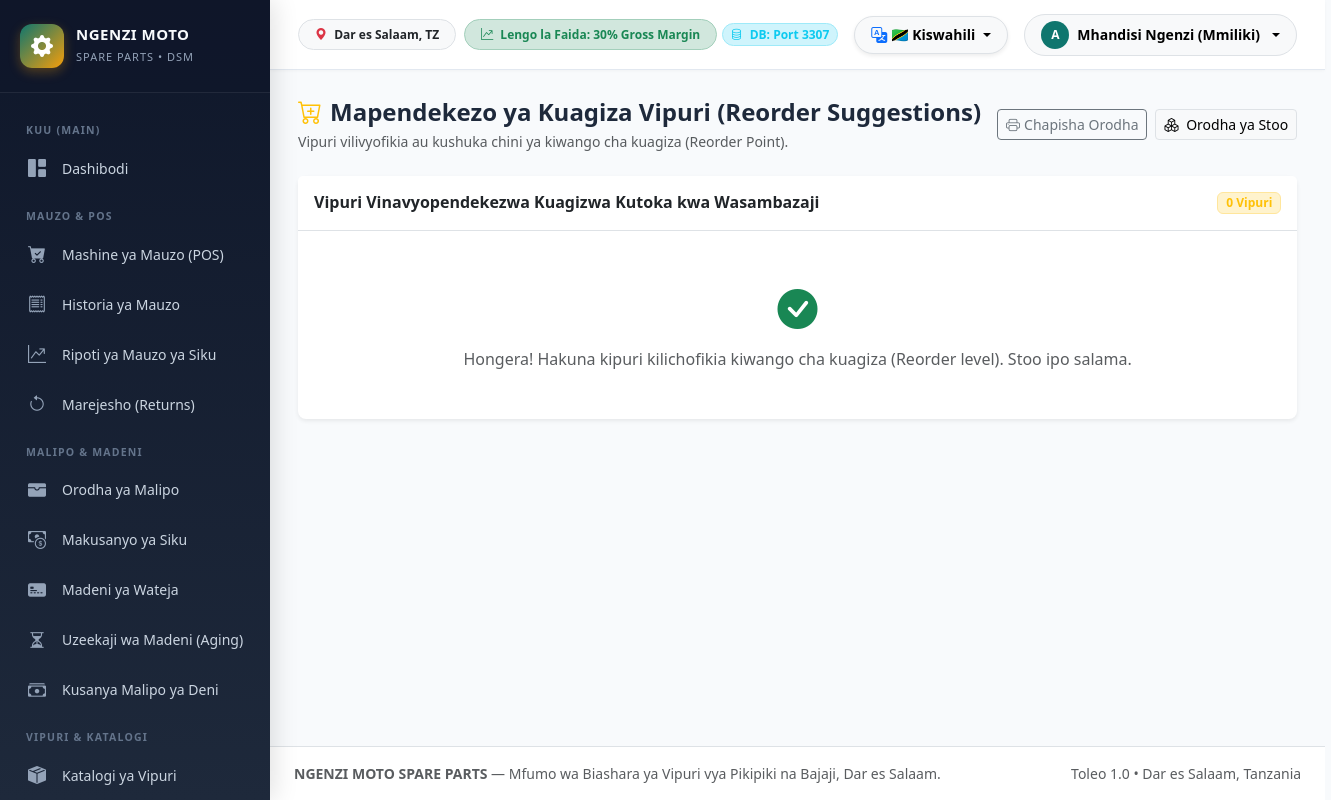
Page /index.php?route=inventory_reorder (signed in) on the earlier database version.
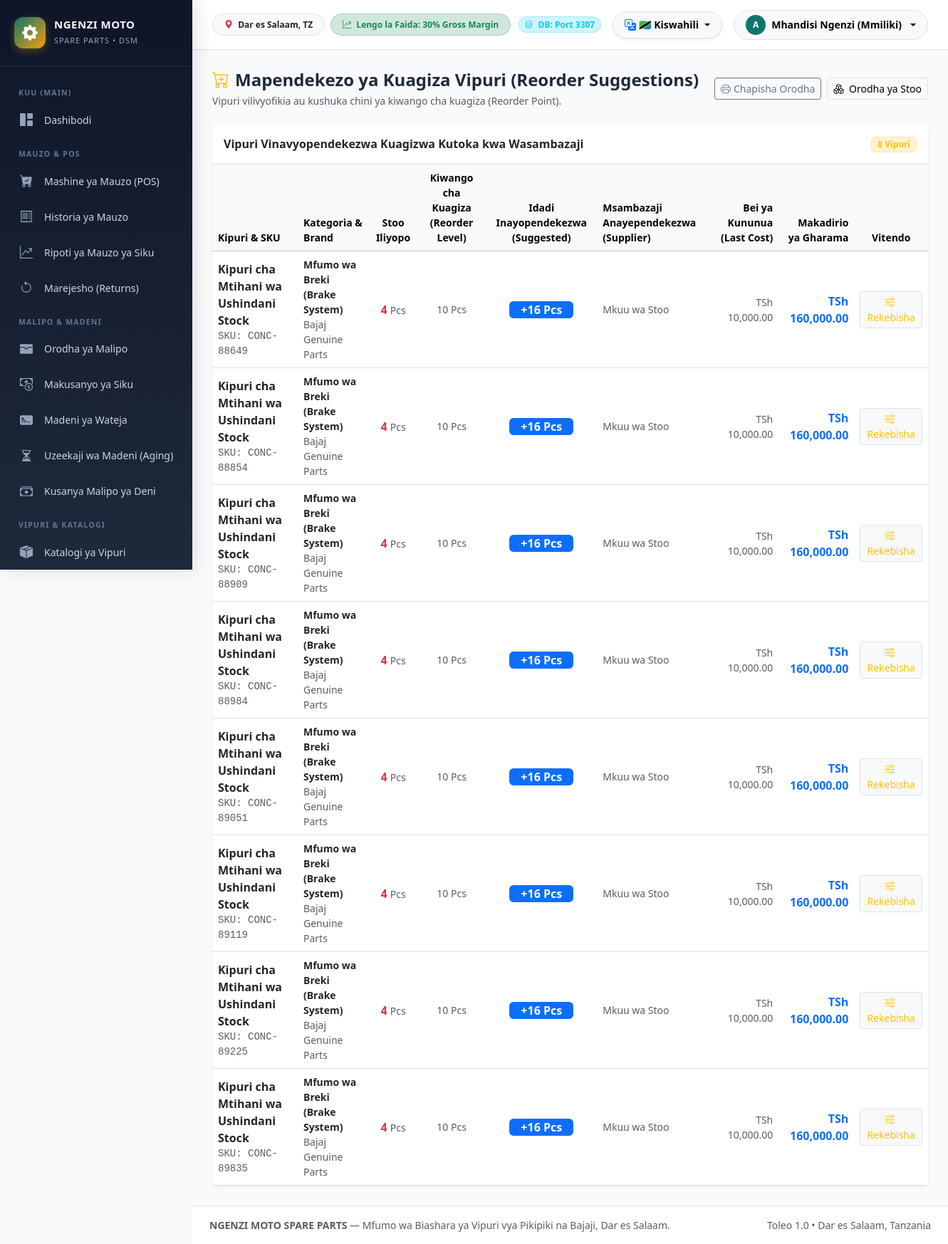
Same page on the later database version.
### tables this page shows
CREATE TABLE `products` (
  `id` int(11) NOT NULL AUTO_INCREMENT,
  `sku` varchar(50) NOT NULL,
  `barcode` varchar(50) DEFAULT NULL,
  `name` varchar(150) NOT NULL,
  `description` text DEFAULT NULL,
  `online_description` text DEFAULT NULL,
  `category_id` int(11) NOT NULL,
  `brand_id` int(11) DEFAULT NULL,
  `unit_id` int(11) NOT NULL,
  `buying_price` decimal(15,2) NOT NULL DEFAULT 0.00,
  `selling_price` decimal(15,2) NOT NULL DEFAULT 0.00,
  `recommended_selling_price` decimal(15,2) NOT NULL DEFAULT 0.00,
  `minimum_selling_price` decimal(15,2) NOT NULL DEFAULT 0.00,
  `target_margin` decimal(5,2) NOT NULL DEFAULT 30.00,
  `current_stock` int(11) NOT NULL DEFAULT 0,
  `min_stock_level` int(11) NOT NULL DEFAULT 5,
  `reorder_level` int(11) NOT NULL DEFAULT 10,
  `max_stock_level` int(11) NOT NULL DEFAULT 100,
  `shelf_location` varchar(50) DEFAULT NULL,
  `image_url` varchar(255) DEFAULT NULL,
  `warranty_days` int(11) DEFAULT 0,
  `status` enum('active','inactive','discontinued') DEFAULT 'active',
  `created_at` timestamp NOT NULL DEFAULT current_timestamp(),
  `updated_at` timestamp NOT NULL DEFAULT current_timestamp() ON UPDATE current_timestamp(),
  `is_online` tinyint(1) NOT NULL DEFAULT 1,
  `is_featured` tinyint(1) NOT NULL DEFAULT 0,
  `online_sort_order` int(11) NOT NULL DEFAULT 0,
  PRIMARY KEY (`id`),
  UNIQUE KEY `sku` (`sku`),
  UNIQUE KEY `barcode` (`barcode`),
  KEY `unit_id` (`unit_id`),
  KEY `idx_product_sku` (`sku`),
  KEY `idx_product_barcode` (`barcode`),
  KEY `idx_product_name` (`name`),
  KEY `idx_product_category` (`category_id`),
  KEY `idx_product_brand` (`brand_id`),
  CONSTRAINT `products_ibfk_1` FOREIGN KEY (`category_id`) REFERENCES `categories` (`id`) ON UPDATE CASCADE,
  CONSTRAINT `products_ibfk_2` FOREIGN KEY (`brand_id`) REFERENCES `brands` (`id`) ON UPDATE CASCADE,
  CONSTRAINT `products_ibfk_3` FOREIGN KEY (`unit_id`) REFERENCES `units` (`id`) ON UPDATE CASCADE
);

CREATE TABLE `categories` (
  `id` int(11) NOT NULL AUTO_INCREMENT,
  `name` varchar(100) NOT NULL,
  `code` varchar(20) DEFAULT NULL,
  `description` text DEFAULT NULL,
  `status` enum('active','inactive') DEFAULT 'active',
  `created_at` timestamp NOT NULL DEFAULT current_timestamp(),
  `updated_at` timestamp NOT NULL DEFAULT current_timestamp() ON UPDATE current_timestamp(),
  PRIMARY KEY (`id`),
  UNIQUE KEY `name` (`name`),
  UNIQUE KEY `code` (`code`)
);

CREATE TABLE `brands` (
  `id` int(11) NOT NULL AUTO_INCREMENT,
  `name` varchar(100) NOT NULL,
  `country` varchar(50) DEFAULT NULL,
  `description` varchar(255) DEFAULT NULL,
  `status` enum('active','inactive') DEFAULT 'active',
  `created_at` timestamp NOT NULL DEFAULT current_timestamp(),
  `updated_at` timestamp NOT NULL DEFAULT current_timestamp() ON UPDATE current_timestamp(),
  PRIMARY KEY (`id`),
  UNIQUE KEY `name` (`name`)
);

CREATE TABLE `units` (
  `id` int(11) NOT NULL AUTO_INCREMENT,
  `name` varchar(50) NOT NULL,
  `short_name` varchar(10) NOT NULL,
  `created_at` timestamp NOT NULL DEFAULT current_timestamp(),
  PRIMARY KEY (`id`)
);

### app/controllers/InventoryController.php (called while the page is built, shortened)
<?php
class InventoryController extends Controller {
    public function reorder(): void {
        $suggestions = Inventory::getReorderSuggestions();
        $canSeeCosts = Auth::hasAnyRole(['super_admin', 'manager', 'accountant']) || Auth::hasPermission('inventory.valuation');
        $this->render('inventory/reorder', [
            'title'       => 'Mapendekezo ya Kuagiza Vipuri (Reorder Suggestions)',
            'activeMenu'  => 'inventory_reorder',
            'suggestions' => $suggestions,
            'canSeeCosts' => $canSeeCosts
        ]);
    }
}

### app/models/Inventory.php (called while the page is built, shortened)
<?php
class Inventory {
    public static function getReorderSuggestions(): array {
        $pdo = Database::getConnection();
        $stmt = $pdo->query("
            SELECT p.*,
                   p.current_stock as quantity,
                   p.buying_price as buying_cost,
                   p.min_stock_level as minimum_stock_level,
                   c.name as category_name,
                   b.name as brand_name,
                   u.short_name as unit_short,
                   (
                       SELECT s.name
                       FROM purchase_items pi
                       JOIN purchases pu ON pi.purchase_id = pu.id
                       JOIN suppliers s ON pu.supplier_id = s.id
                       WHERE pi.product_id = p.id AND pu.status = 'received'
                       ORDER BY pu.id DESC LIMIT 1
                   ) as preferred_supplier_name,
                   COALESCE(
                       (
                           SELECT pi.unit_cost
                           FROM purchase_items pi
                           JOIN purchases pu ON pi.purchase_id = pu.id
                           WHERE pi.product_id = p.id AND pu.status = 'received'
                           ORDER BY pu.id DESC LIMIT 1
                       ),
                       p.buying_price
                   ) as last_purchase_cost,
                   CASE
                       WHEN p.reorder_level > 0 THEN GREATEST((p.reorder_level * 2) - p.current_stock, p.reorder_level)
                       ELSE GREATEST((p.min_stock_level * 2) - p.current_stock, 10)
                   END as suggested_reorder_qty
            FROM `products` p
            JOIN `categories` c ON p.category_id = c.id
            LEFT JOIN `brands` b ON p.brand_id = b.id
            JOIN `units` u ON p.unit_id = u.id
            WHERE p.status = 'active' AND p.current_stock <= p.reorder_level
            ORDER BY p.current_stock ASC
        ");
        return $stmt->fetchAll(PDO::FETCH_ASSOC);
    }
}

### app/models/Setting.php (called while the page is built, shortened)
<?php
class Setting {
    private static array $cache = [];
    public static function get(string $key, ?string $default = null): ?string {
        if (isset(self::$cache[$key])) {
            return self::$cache[$key];
        }
        $pdo = Database::getConnection();
        $stmt = $pdo->prepare("SELECT setting_value FROM `settings` WHERE setting_key = ? LIMIT 1");
        $stmt->execute([$key]);
        $val = $stmt->fetchColumn();
        if ($val !== false) {
            self::$cache[$key] = $val;
            return $val;
        }
        return $default;
    }
}

### app/core/Auth.php (called while the page is built, shortened)
<?php
class Auth {
    private static bool $isHandlingTimeout = false;
    public static function startSession(): void {
        if (!self::$isHandlingTimeout && !empty($_SESSION['authenticated']) && !empty($_SESSION['last_activity'])) {
            $timeoutMinutes = class_exists('\App\Models\Setting') ? (int)\App\Models\Setting::get('session_timeout_minutes', '30') : 30;
            $timeoutSeconds = $timeoutMinutes * 60;
        } elseif (!empty($_SESSION['authenticated']) && empty($_SESSION['last_activity'])) {
            $_SESSION['last_activity'] = time();
        }
    }
    public static function check(): bool {
        return !empty($_SESSION['authenticated']) && !empty($_SESSION['user_id']);
    }
    public static function hasRole($roles): bool {
        $currentRole = $_SESSION['role_name'] ?? '';
        if ($currentRole === 'super_admin') {
            return true;
        }
        return $currentRole === $roles;
    }
    public static function hasAnyRole(array $roles): bool {
        return self::hasRole($roles);
    }
}

### app/core/Helper.php (called while the page is built, shortened)
<?php
class Helper {
    public static function formatMoney(float $amount, bool $showSymbol = true): string {
        $formatted = number_format($amount, 2, '.', ',');
        return $showSymbol ? "TSh " . $formatted : $formatted;
    }
}

### views/inventory/reorder.php (the view, shortened to what the changed rows need)
<div class="d-flex flex-wrap align-items-center justify-content-between gap-3 mb-4">
    <div>
        <h4 class="fw-bold mb-1">
            <i class="bi bi-cart-plus text-warning me-2"></i>Mapendekezo ya Kuagiza Vipuri (Reorder Suggestions)
        </h4>
        <p class="text-muted small mb-0">Vipuri vilivyofikia au kushuka chini ya kiwango cha kuagiza (Reorder Point).</p>
    </div>
    <div class="d-flex gap-2">
        <button onclick="window.print()" class="btn btn-outline-secondary btn-sm d-flex align-items-center gap-1">
            <i class="bi bi-printer"></i> Chapisha Orodha
        </button>
        <a href="/index.php?route=inventory" class="btn btn-light border btn-sm">
            <i class="bi bi-boxes me-1"></i> Orodha ya Stoo
        </a>
    </div>
</div>
<div class="card border-0 shadow-sm rounded-3">
    <div class="card-header bg-white border-bottom py-3 d-flex align-items-center justify-content-between">
        <h6 class="fw-bold mb-0 text-dark">Vipuri Vinavyopendekezwa Kuagizwa Kutoka kwa Wasambazaji</h6>
        <span class="badge bg-warning-subtle text-warning border border-warning-subtle">
            <?= count($suggestions) ?> Vipuri
        </span>
    </div>
    <div class="card-body p-0">
        <?php if (empty($suggestions)): ?>
            <div class="p-5 text-center text-muted">
                <i class="bi bi-check-circle-fill text-success fs-1 d-block mb-2"></i>
                Hongera! Hakuna kipuri kilichofikia kiwango cha kuagiza (Reorder level). Stoo ipo salama.
            </div>
        <?php else: ?>
            <div class="table-responsive">
                <table class="table align-middle table-hover mb-0">
                    <thead class="table-light small text-muted">
                        <tr>
                            <th>Kipuri & SKU</th>
                            <th>Kategoria & Brand</th>
                            <th class="text-center">Stoo Iliyopo</th>
                            <th class="text-center">Kiwango cha Kuagiza (Reorder Level)</th>
                            <th class="text-center">Idadi Inayopendekezwa (Suggested)</th>
                            <th>Msambazaji Anayependekezwa (Supplier)</th>
                            <?php if ($canSeeCosts): ?>
                                <th class="text-end">Bei ya Kununua (Last Cost)</th>
                                <th class="text-end">Makadirio ya Gharama</th>
                            <?php endif; ?>
                            <th class="text-center">Vitendo</th>
                        </tr>
                    </thead>
                    <tbody>
                        <?php foreach ($suggestions as $sug): ?>
                            <?php
                            $suggestedQty = (int)$sug['suggested_reorder_qty'];
                            $unitCost = (float)($sug['last_purchase_cost'] ?? $sug['buying_cost']);
                            $estimatedCost = $suggestedQty * $unitCost;
                            ?>
                            <tr>
                                <td>
                                    <a href="/index.php?route=product_show&id=<?= $sug['id'] ?>" class="fw-semibold text-dark text-decoration-none">
                                        <?= htmlspecialchars($sug['name']) ?>
                                    </a>
                                    <div class="small text-muted font-monospace">SKU: <?= htmlspecialchars($sug['sku']) ?></div>
                                </td>
                                <td>
                                    <div class="small fw-semibold text-dark"><?= htmlspecialchars($sug['category_name']) ?></div>
                                    <div class="small text-muted"><?= htmlspecialchars($sug['brand_name'] ?? 'Generic') ?></div>
                                </td>
                                <td class="text-center fw-bold fs-6 text-danger">
                                    <?= (int)$sug['quantity'] ?> <span class="small fw-normal text-muted"><?= $sug['unit_short'] ?></span>
                                </td>
                                <td class="text-center small text-muted">
                                    <?= (int)$sug['reorder_level'] ?> <?= $sug['unit_short'] ?>
                                </td>
                                <td class="text-center">
                                    <span class="badge bg-primary fs-6 px-3 py-1">
                                        +<?= $suggestedQty ?> <?= $sug['unit_short'] ?>
                                    </span>
                                </td>
                                <td class="small text-muted">
                                    <?= htmlspecialchars($sug['preferred_supplier_name'] ?? 'Mkuu wa Stoo') ?>
                                </td>
                                <?php if ($canSeeCosts): ?>
                                    <td class="text-end text-muted small">
                                        <?= Helper::formatMoney($unitCost) ?>
                                    </td>
                                    <td class="text-end fw-semibold text-primary">
                                        <?= Helper::formatMoney($estimatedCost) ?>
                                    </td>
                                <?php endif; ?>
                                <td class="text-center">
                                    <a href="/index.php?route=inventory_adjust&product_id=<?= $sug['id'] ?>" class="btn btn-sm btn-light border text-warning" title="Rekebisha au Ingiza Stoo">
                                        <i class="bi bi-sliders me-1"></i> Rekebisha
                                    </a>
                                </td>
                            </tr>
                        <?php endforeach; ?>
                    </tbody>
                </table>
            </div>
        <?php endif; ?>
    </div>
</div>

Differences in the rows shown:
added products: name "Kipuri cha Mtihani wa Ushindani Stock", sku "CONC-88649", category.name "Mfumo wa Breki (Brake System)", brand.name "Bajaj Genuine Parts", current_stock "4", unit.short_name "Pcs", reorder_level "10", suggestedQty "16", preferred_supplier_name "Mkuu wa Stoo", unitCost "TSh 10,000.00", estimatedCost "TSh 160,000.00"
added products: name "Kipuri cha Mtihani wa Ushindani Stock", sku "CONC-88854", category.name "Mfumo wa Breki (Brake System)", brand.name "Bajaj Genuine Parts", current_stock "4", unit.short_name "Pcs", reorder_level "10", suggestedQty "16", preferred_supplier_name "Mkuu wa Stoo", unitCost "TSh 10,000.00", estimatedCost "TSh 160,000.00"
added products: name "Kipuri cha Mtihani wa Ushindani Stock", sku "CONC-88909", category.name "Mfumo wa Breki (Brake System)", brand.name "Bajaj Genuine Parts", current_stock "4", unit.short_name "Pcs", reorder_level "10", suggestedQty "16", preferred_supplier_name "Mkuu wa Stoo", unitCost "TSh 10,000.00", estimatedCost "TSh 160,000.00"
added products: name "Kipuri cha Mtihani wa Ushindani Stock", sku "CONC-88984", category.name "Mfumo wa Breki (Brake System)", brand.name "Bajaj Genuine Parts", current_stock "4", unit.short_name "Pcs", reorder_level "10", suggestedQty "16", preferred_supplier_name "Mkuu wa Stoo", unitCost "TSh 10,000.00", estimatedCost "TSh 160,000.00"
added products: name "Kipuri cha Mtihani wa Ushindani Stock", sku "CONC-89051", category.name "Mfumo wa Breki (Brake System)", brand.name "Bajaj Genuine Parts", current_stock "4", unit.short_name "Pcs", reorder_level "10", suggestedQty "16", preferred_supplier_name "Mkuu wa Stoo", unitCost "TSh 10,000.00", estimatedCost "TSh 160,000.00"
added products: name "Kipuri cha Mtihani wa Ushindani Stock", sku "CONC-89119", category.name "Mfumo wa Breki (Brake System)", brand.name "Bajaj Genuine Parts", current_stock "4", unit.short_name "Pcs", reorder_level "10", suggestedQty "16", preferred_supplier_name "Mkuu wa Stoo", unitCost "TSh 10,000.00", estimatedCost "TSh 160,000.00"
added products: name "Kipuri cha Mtihani wa Ushindani Stock", sku "CONC-89225", category.name "Mfumo wa Breki (Brake System)", brand.name "Bajaj Genuine Parts", current_stock "4", unit.short_name "Pcs", reorder_level "10", suggestedQty "16", preferred_supplier_name "Mkuu wa Stoo", unitCost "TSh 10,000.00", estimatedCost "TSh 160,000.00"
added products: name "Kipuri cha Mtihani wa Ushindani Stock", sku "CONC-89835", category.name "Mfumo wa Breki (Brake System)", brand.name "Bajaj Genuine Parts", current_stock "4", unit.short_name "Pcs", reorder_level "10", suggestedQty "16", preferred_supplier_name "Mkuu wa Stoo", unitCost "TSh 10,000.00", estimatedCost "TSh 160,000.00"
Other differences:
count($suggestions): "0" → "8"
text no longer shown: "Hongera! Hakuna kipuri kilichofikia kiwango cha kuagiza (Reorder level). Stoo ipo salama."
text now shown: "Kipuri & SKU Kategoria & Brand Stoo Iliyopo Kiwango cha Kuagiza (Reorder Level) Idadi Inayopendekezwa (Suggested) Msambazaji Anayependekezwa (Supplier) Bei ya Kununua (Last Cost) Makadirio ya Gharama Vitendo"
